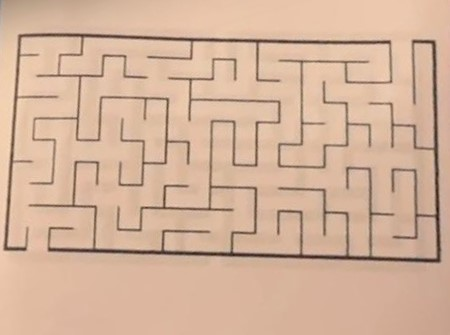
#> input picture vimaze/images/WhatsApp Image 2025-03-08 at 13.01.15_9dde4c3c.jpg, 450 x 335 px
$ python -i maze_image_processor.py   (imports and definitions only)
#> lines starting #> are read from the running program, lines starting #| are printed output that depends on the picture; after the words box and inside, x2 and y2 are one past the last pixel; in counts of white or black regions, pixels touching at a corner belong together
### vimaze/graph.py
class Node:
    def __init__(self, position: tuple[int, int]):
        self.position = position
        self.neighbors: list['Node'] = []
        self.name = _get_node_name((position[0], position[1]))

    def add_neighbour(self, neighbour: 'Node'):
        self.neighbors.append(neighbour)

    # [5 lines left out: function is_neighbour, not called in this run]

class Graph:
    def __init__(self, node_positions: list[tuple[int, int]] = None):
        self.nodes = {}

        if node_positions is None:
            self.node_count = 0
            return

        self.node_count = len(node_positions)

        for node_pos in node_positions:
            new_node = Node(node_pos)
            self.nodes[new_node.name] = new_node

    def add_node(self, node_pos: tuple[int, int]):
        new_node = Node(node_pos)
        self.nodes[new_node.name] = new_node
        self.node_count += 1

    def connect_nodes(self, node_u_pos: tuple[int, int], node_v_pos: tuple[int, int]):
        node_u_name = _get_node_name(node_u_pos)
        node_v_name = _get_node_name(node_v_pos)

        self.nodes[node_u_name].add_neighbour(self.nodes[node_v_name])
        self.nodes[node_v_name].add_neighbour(self.nodes[node_u_name])

    def get_neighbors(self, node_pos: tuple[int, int]):
        node_name = _get_node_name(node_pos)
        return self.nodes[node_name].neighbors

    def get_node(self, node_pos: tuple[int, int]):
        node_name = _get_node_name(node_pos)
        return self.nodes[node_name]

    def display(self):
        for node in self.nodes.values():
            print(f"{node.name}: {[neighbor.name for neighbor in node.neighbors]}")

    @staticmethod
    def get_node_name(pos: tuple[int, int]):
        return _get_node_name(pos)

def _get_node_name(pos: tuple[int, int]):
    return f"{pos[0]},{pos[1]}"

### vimaze/maze_image_processor.py
import cv2
import numpy as np
from typing import TYPE_CHECKING, Tuple, List, Set, Dict, Optional
import logging

if TYPE_CHECKING:
    from vimaze.graph import Graph
    from vimaze.timer import Timer


class MazeImageProcessor:
    def __init__(self, timer: Optional['Timer'] = None):
        """
        Initialize the MazeImageProcessor.

        Args:
            timer: Timer object for performance measurement
        """
        self.timer = timer
        self.debug_mode = False

        # Processing parameters - these can be adjusted for different maze images
        self.wall_threshold = 127  # Threshold for wall detection
        self.line_min_length = 50  # Minimum length for line detection
        self.line_max_gap = 10     # Maximum gap between line segments
        self.wall_thickness = 5    # Thickness of walls for checking
        self.invert_binary = False # Whether to invert the binary image

    def process_image(self, image_path: str) -> Tuple['Graph', int, int]:
        """
        Process a maze image and return a Graph representation along with dimensions.

        Args:
            image_path: Path to the maze image file

        Returns:
            A tuple containing:
            - Graph: The Graph representation of the maze
            - int: Number of rows in the maze
            - int: Number of columns in the maze
        """
        from vimaze.graph import Graph

        if self.timer:
            self.timer.start('processing', 'image')

        # Load the image
        image = cv2.imread(image_path)
#> image is the input picture: shape (335, 450, 3); mean B, G, R 155, 178.5, 211.9
        if image is None:
            raise ValueError(f"Failed to load image from {image_path}")

        # Preprocess the image
        preprocessed = self._preprocess_image(image)

        # Detect grid
        grid_lines, cell_size = self._detect_grid(preprocessed)

        # Determine maze dimensions
        rows, cols = self._determine_dimensions(grid_lines, cell_size, preprocessed.shape)

        # Extract walls
        wall_map = self._detect_walls(preprocessed, grid_lines, rows, cols)

        # Create graph representation
        graph = self._create_graph(rows, cols, wall_map)

        if self.timer:
            self.timer.stop()

        # Save debug visualizations if debug mode is enabled
        if self.debug_mode:
            self._save_debug_visualizations(image, preprocessed, grid_lines, rows, cols, wall_map)

        return graph, rows, cols

    def _preprocess_image(self, image: np.ndarray) -> np.ndarray:
        """
        Preprocess the image for maze detection.

        Args:
            image: Input color image

        Returns:
            Preprocessed binary image
        """
        # Convert to grayscale
        gray = cv2.cvtColor(image, cv2.COLOR_BGR2GRAY)
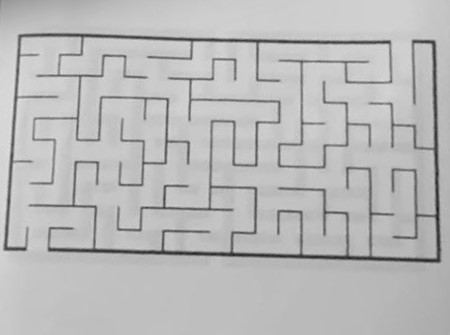
#> gray: shape (335, 450); min 24, max 224, mean 185.8

        # Apply adaptive thresholding for better handling of different lighting conditions
        binary = cv2.adaptiveThreshold(
            gray, 255, cv2.ADAPTIVE_THRESH_GAUSSIAN_C, cv2.THRESH_BINARY_INV, 11, 2
        )
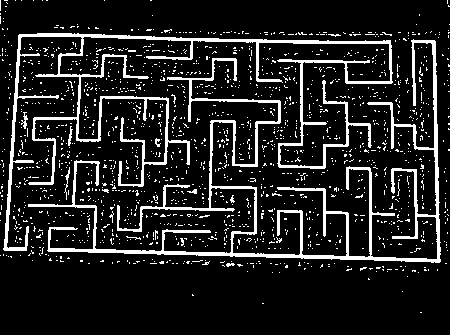
#> binary: shape (335, 450); 12.7% white; 1640 white regions (1629 under 20 px), largest, box (x1, y1, x2, y2) and area: (28, 39, 441, 263) 7666, (3, 33, 393, 251) 6514, (21, 112, 28, 129) 52

        # Invert if needed (depending on the maze image - walls might be white instead of black)
        if self.invert_binary:
            binary = cv2.bitwise_not(binary)

        # Apply morphological operations to clean up the image
        kernel = np.ones((3, 3), np.uint8)
        binary = cv2.morphologyEx(binary, cv2.MORPH_CLOSE, kernel)
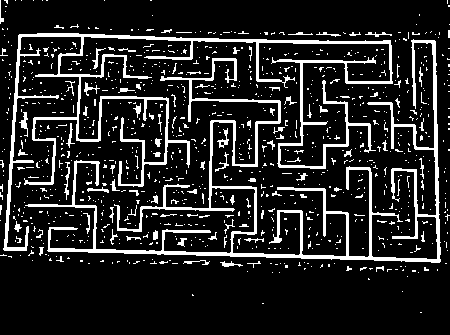
#> binary: shape (335, 450); 14% white; 997 white regions (914 under 20 px), largest, box (x1, y1, x2, y2) and area: (25, 39, 441, 263) 7935, (3, 33, 393, 251) 6785, (19, 112, 28, 137) 90
        binary = cv2.morphologyEx(binary, cv2.MORPH_OPEN, kernel)
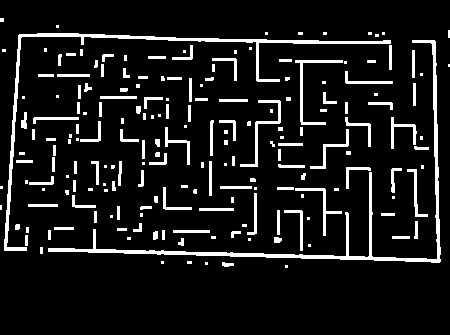
#> binary: shape (335, 450); 9.6% white; 195 white regions (76 under 20 px), largest, box (x1, y1, x2, y2) and area: (48, 40, 441, 263) 2814, (4, 33, 391, 251) 2271, (295, 60, 343, 125) 396

        return binary

    def _detect_grid(self, binary_image: np.ndarray) -> Tuple[Dict[str, List[float]], float]:
        """
        Detect grid lines in the maze.

        Args:
            binary_image: Binary image where walls are white (255) and paths are black (0)

        Returns:
            A tuple containing:
            - dict: Grid lines as {'horizontal': list of y-coordinates, 'vertical': list of x-coordinates}
            - float: Estimated cell size
        """
        # Detect edges
        edges = cv2.Canny(binary_image, 50, 150)
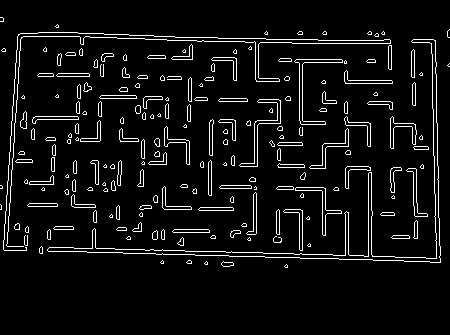
#> edges: shape (335, 450); 6.2% white in thin lines or dots, all inside (x1, y1, x2, y2) = (0, 17, 450, 268)

        # Detect lines using Hough Transform
        lines = cv2.HoughLinesP(
            edges, 1, np.pi/180, 100,
            minLineLength=self.line_min_length,
            maxLineGap=self.line_max_gap
        )
#> lines = 21 rows, first 6: [40, 32, 240, 38], [3, 249, 18, 34], [328, 43, 384, 43], [283, 253, 440, 258], [177, 254, 319, 258], [433, 109, 434, 193]

        if lines is None or len(lines) == 0:
            raise ValueError("No lines detected in the image. Try adjusting processing parameters.")

        # Separate horizontal and vertical lines
        horizontal_lines = []
        vertical_lines = []

        for line in lines:
            x1, y1, x2, y2 = line[0]
            if abs(x2 - x1) > abs(y2 - y1):  # Horizontal line
                horizontal_lines.append(min(y1, y2) + abs(y2 - y1) // 2)
            else:  # Vertical line
                vertical_lines.append(min(x1, x2) + abs(x2 - x1) // 2)
#> this loop made 21 passes
#> after the loop, horizontal_lines = [35, 43, 255, 256, 249, 41, 252, 36, 261, 101, 122, 115, 141]; vertical_lines = [10, 433, 13, 416, 302, 436, 299, 413]

        # Cluster lines to find grid lines
        horizontal_grid = self._cluster_lines(horizontal_lines)
#> in _cluster_lines, `lines = sorted(lines)`: lines = [35, 36, 41, 43, 101, 115, 122, 141, 249, 252, 255, 256, 261]
#> in _cluster_lines, `current_cluster = [lines[0]]`: current_cluster = [35]
#> the loop in _cluster_lines, `for i in range(1, len(lines)):` made 12 passes
#> current_cluster on passes 4, 5, 7, 8: [101], [115], [141], [249]
#> after the loop in _cluster_lines, `for i in range(1, len(lines)):`: clusters = [38.75, 101, 118.5, 141]
#> horizontal_grid = [38.75, 101, 118.5, 141, 254.6]
        vertical_grid = self._cluster_lines(vertical_lines)
#> the loop in _cluster_lines (call 2), `for i in range(1, len(lines)):` made 7 passes
#> current_cluster on passes 2, 4, 6: [299], [413], [433]
#> vertical_grid = [11.5, 300.5, 414.5, 434.5]

        # Calculate cell size
        h_diffs = [horizontal_grid[i+1] - horizontal_grid[i] for i in range(len(horizontal_grid)-1)]
#> h_diffs = [62.25, 17.5, 22.5, 113.6]
        v_diffs = [vertical_grid[i+1] - vertical_grid[i] for i in range(len(vertical_grid)-1)]
#> v_diffs = [289, 114, 20]

        if not h_diffs or not v_diffs:
            raise ValueError("Could not determine cell size. The maze grid may not be clearly visible.")

        # Use the median distance as the cell size
        cell_size = (np.median(h_diffs) + np.median(v_diffs)) / 2
#> cell_size = 78.19
#> in process_image, `grid_lines, cell_size = self._detect_grid(preprocessed)`: grid_lines = {'horizontal': [38.75, 101, 118.5, 141, 254.6], 'vertical': [11.5, 300.5, 414.5, 434.5]}; cell_size = 78.19

        return {'horizontal': horizontal_grid, 'vertical': vertical_grid}, cell_size

    def _cluster_lines(self, lines: List[float], threshold: int = 10) -> List[float]:
        """
        Cluster lines that are close to each other to identify unique grid lines.

        Args:
            lines: List of line positions
            threshold: Distance threshold for clustering

        Returns:
            List of clustered line positions
        """
        if not lines:
            return []

        # Sort lines
        lines = sorted(lines)

        # Cluster lines
        clusters = []
        current_cluster = [lines[0]]

        for i in range(1, len(lines)):
            if lines[i] - lines[i-1] <= threshold:
                current_cluster.append(lines[i])
            else:
                clusters.append(np.mean(current_cluster))
                current_cluster = [lines[i]]

        if current_cluster:
            clusters.append(np.mean(current_cluster))

        return clusters

    def _determine_dimensions(self, grid_lines: Dict[str, List[float]], cell_size: float,
                             image_shape: Tuple[int, ...]) -> Tuple[int, int]:
        """
        Determine maze dimensions from grid lines.

        Args:
            grid_lines: Grid lines as {'horizontal': list of y-coordinates, 'vertical': list of x-coordinates}
            cell_size: Estimated cell size
            image_shape: Shape of the image

        Returns:
            A tuple containing (rows, columns)
        """
#> called with cell_size = 78.19, image_shape = (335, 450)
        # Number of cells is one less than number of grid lines
        rows = len(grid_lines['horizontal']) - 1
#> rows = 4
        cols = len(grid_lines['vertical']) - 1
#> cols = 3
#> in process_image, `rows, cols = self._determine_dimensions(grid_lines, cell_size, preproc..`: rows = 4; cols = 3

        # If grid lines were not detected properly, estimate from image size and cell size
        if rows <= 0 or cols <= 0:
            height, width = image_shape[:2]
            rows = max(1, round(height / cell_size) - 1)
            cols = max(1, round(width / cell_size) - 1)

        return rows, cols

    def _detect_walls(self, binary_image: np.ndarray, grid_lines: Dict[str, List[float]],
                     rows: int, cols: int) -> Set[Tuple[Tuple[int, int], Tuple[int, int]]]:
        """
        Detect walls between cells.

        Args:
            binary_image: Binary image
            grid_lines: Grid lines
            rows: Number of rows
            cols: Number of columns

        Returns:
            Set of wall positions as ((row1, col1), (row2, col2))
        """
#> called with rows = 4, cols = 3
        wall_map = set()

        # For each cell, check if there are walls on each side
        for row in range(rows):
            for col in range(cols):
                # Get cell boundaries
                top = int(grid_lines['horizontal'][row])
                bottom = int(grid_lines['horizontal'][row+1])
                left = int(grid_lines['vertical'][col])
                right = int(grid_lines['vertical'][col+1])

                # Check top wall (shared with cell above)
                if row > 0:
                    top_wall_roi = binary_image[top-self.wall_thickness:top+self.wall_thickness,
                                               left+self.wall_thickness:right-self.wall_thickness]
                    if np.mean(top_wall_roi) > self.wall_threshold:  # Wall exists
                        wall_map.add(((row, col), (row-1, col)))
                        wall_map.add(((row-1, col), (row, col)))  # Add both directions

                # Check left wall (shared with cell to the left)
                if col > 0:
                    left_wall_roi = binary_image[top+self.wall_thickness:bottom-self.wall_thickness,
                                                left-self.wall_thickness:left+self.wall_thickness]
                    if np.mean(left_wall_roi) > self.wall_threshold:  # Wall exists
                        wall_map.add(((row, col), (row, col-1)))
                        wall_map.add(((row, col-1), (row, col)))  # Add both directions

                # For cells at the edge of the maze, check for outer walls
                # Bottom outer wall (for last row)
                if row == rows - 1:
                    bottom_wall_roi = binary_image[bottom-self.wall_thickness:min(bottom+self.wall_thickness, binary_image.shape[0]),
                                                  left+self.wall_thickness:right-self.wall_thickness]
                    if np.mean(bottom_wall_roi) > self.wall_threshold:  # Wall exists
                        wall_map.add(((row, col), (row+1, col)))
                        wall_map.add(((row+1, col), (row, col)))

                # Right outer wall (for last column)
                if col == cols - 1:
                    right_wall_roi = binary_image[top+self.wall_thickness:bottom-self.wall_thickness,
                                                 right-self.wall_thickness:min(right+self.wall_thickness, binary_image.shape[1])]
                    if np.mean(right_wall_roi) > self.wall_threshold:  # Wall exists
                        wall_map.add(((row, col), (row, col+1)))
                        wall_map.add(((row, col+1), (row, col)))
#> after the loop, wall_map = 0 items

        return wall_map

    def _create_graph(self, rows: int, cols: int,
                     wall_map: Set[Tuple[Tuple[int, int], Tuple[int, int]]]) -> 'Graph':
        """
        Create a Graph representation of the maze.

        Args:
            rows: Number of rows
            cols: Number of columns
            wall_map: Set of wall positions

        Returns:
            Graph: The Graph representation of the maze
        """
#> called with rows = 4, cols = 3
        from vimaze.graph import Graph

        graph = Graph()

        # Add nodes for all cells
        for row in range(rows):
            for col in range(cols):
                graph.add_node((row, col))

        # Connect nodes where there are no walls
        for row in range(rows):
            for col in range(cols):
                # Check each of the four possible neighbors
                neighbors = [
                    (row-1, col),  # North
                    (row, col-1),  # West
                    (row+1, col),  # South
                    (row, col+1)   # East
                ]

                for nr, nc in neighbors:
                    # Check if neighbor is within bounds and there's no wall
                    if 0 <= nr < rows and 0 <= nc < cols:
                        wall_exists = ((row, col), (nr, nc)) in wall_map
                        if not wall_exists:
                            graph.connect_nodes((row, col), (nr, nc))

        return graph

    # [90 lines left out: functions _save_debug_visualizations, test_maze_image_processing, not called in this run]

>>> result = MazeImageProcessor().process_image('images/WhatsApp Image 2025-03-08 at 13.01.15_9dde4c3c.jpg')
